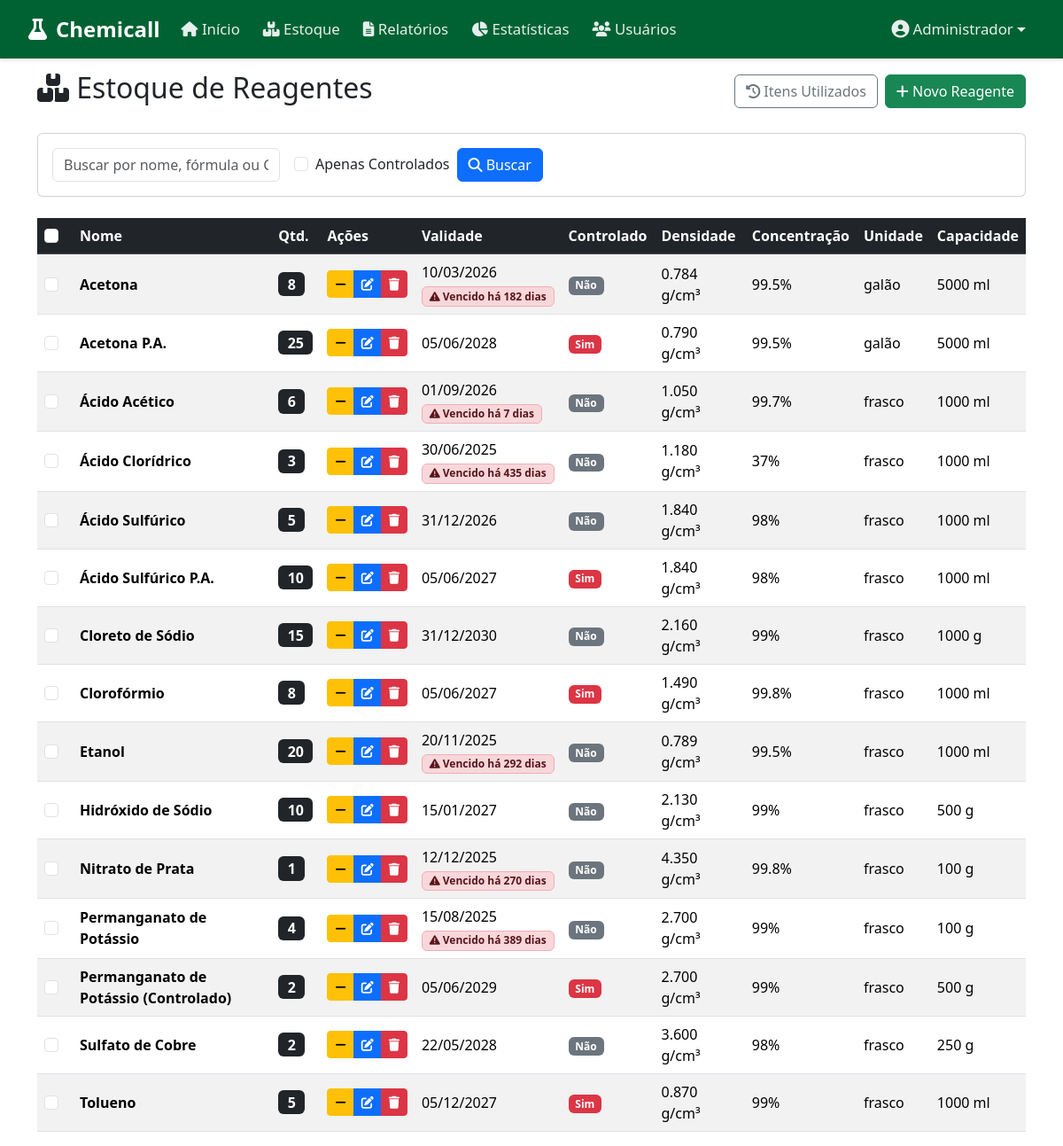
Page /src/telas/reagentes/index.php (signed in) on the committed database.
### tables this page shows
CREATE TABLE funcionario (
    cod_funcionario INT AUTO_INCREMENT PRIMARY KEY,
    senha VARCHAR(255) NOT NULL,
    nome VARCHAR(100) NOT NULL,
    matricula VARCHAR(50) NULL,
    email VARCHAR(255) NOT NULL UNIQUE,
    email_secundario VARCHAR(255) NULL,
    tipo VARCHAR(20) DEFAULT 'user',
    status VARCHAR(20) NOT NULL DEFAULT 'ativo',
    cargo VARCHAR(100) NULL,
    acesso_controlados TINYINT(1) NOT NULL DEFAULT 0
);

CREATE TABLE reagentes (
    id INT AUTO_INCREMENT PRIMARY KEY,
    nome VARCHAR(255) NOT NULL,
    formula_quimica VARCHAR(100) DEFAULT NULL,
    massa_molar DECIMAL(10, 2) DEFAULT NULL,
    concentracao VARCHAR(50) DEFAULT NULL,
    densidade DECIMAL(10, 3) DEFAULT NULL,
    validade DATE DEFAULT NULL,
    fabricante VARCHAR(100) DEFAULT NULL,
    condicao ENUM('aberto', 'fechado') DEFAULT 'fechado',
    numero_cas VARCHAR(50) DEFAULT NULL,
    numero_ncm VARCHAR(50) DEFAULT NULL,
    numero_nota_fiscal VARCHAR(100) DEFAULT NULL,
    quantidade INT NOT NULL DEFAULT 0,
    quantidade_original INT NOT NULL DEFAULT 0,
    unidade_medida VARCHAR(20) NOT NULL DEFAULT 'frasco',
    capacidade_medida DECIMAL(10, 2) DEFAULT NULL,
    unidade_capacidade VARCHAR(10) DEFAULT 'ml',
    controlado TINYINT(1) DEFAULT 0,
    ativo TINYINT(1) DEFAULT 1,
    created_at TIMESTAMP DEFAULT CURRENT_TIMESTAMP
);

### src/controllers/FuncionarioController.php (called while the page is built, shortened)
<?php
class FuncionarioController
{
    private PDO $conn;
    public function __construct(PDO $db)
    {
        $this->conn = $db;
    }
    public function buscarPorId($id)
    {
        try {
            $stmt = $this->conn->prepare('SELECT * FROM funcionario WHERE cod_funcionario = :id');
            $stmt->execute([':id' => (int) $id]);
            return $stmt->fetch();
        } catch (PDOException $e) {
            error_log('[Chemicall] Falha ao buscar usuário: ' . $e->getMessage());
            return false;
        }
    }
}

### src/controllers/AuthController.php (called while the page is built, shortened)
<?php
class AuthController
{
    public function isAdmin(): bool
    {
        return ($_SESSION['user_type'] ?? null) === 'admin';
    }
}

### src/controllers/ReagenteController.php (called while the page is built, shortened)
<?php
class ReagenteController
{
    private PDO $conn;
    public function __construct(PDO $db)
    {
        $this->conn = $db;
    }
    public static function situacaoValidade(?string $validade): array
    {
        $hoje = new DateTimeImmutable('today');
        $data = DateTimeImmutable::createFromFormat('!Y-m-d', $validade);
        $dias = (int) $hoje->diff($data)->format('%r%a');
        if ($dias < 0) {
            return [
                'estado' => 'vencido',
                'rotulo' => 'Vencido há ' . abs($dias) . ' dia' . (abs($dias) === 1 ? '' : 's'),
                'classe' => 'danger',
                'icone'  => 'fa-triangle-exclamation',
                'dias'   => $dias,
            ];
        }
        return ['estado' => 'valido', 'rotulo' => 'Dentro da validade', 'classe' => 'success', 'icone' => 'fa-circle-check', 'dias' => $dias];
    }
    public function podeAcessarControlados(): bool
    {
        $tipo = $_SESSION['user_type'] ?? null;
        if ($tipo === 'admin' || $tipo === 'gestor') {
            return true;
        }
    }
    public function listar(string $busca = '', bool $apenasControlados = false, bool $apenasUtilizados = false): array
    {
        try {
            $conditions = ['ativo = 1'];
            $params = [];
            $conditions[] = $apenasUtilizados ? 'quantidade = 0' : 'quantidade > 0';
            $sql = 'SELECT * FROM reagentes WHERE ' . implode(' AND ', $conditions)
                 . ' ORDER BY nome ASC, validade ASC';
            $stmt = $this->conn->prepare($sql);
            $stmt->execute($params);
            return $stmt->fetchAll();
        } catch (PDOException $e) {
            error_log('[Chemicall] Falha ao listar reagentes: ' . $e->getMessage());
            return [];
        }
    }
}

### src/config/bootstrap.php (called while the page is built, shortened)
<?php
function e($valor): string
{
    return htmlspecialchars((string) ($valor ?? ''), ENT_QUOTES | ENT_SUBSTITUTE, 'UTF-8');
}

### src/telas/reagentes/index.php (the view, shortened to what this page needs)
<?php
require_once __DIR__ . '/../../controllers/AuthController.php';
require_once __DIR__ . '/../../controllers/ReagenteController.php';
require_once __DIR__ . '/../../db/db_connection.php';
$auth = new AuthController($conn);
$auth->exigirLogin('../login/index.php');
$reagenteController = new ReagenteController($conn);
$busca = trim((string) ($_GET['busca'] ?? ''));
$apenasControlados = isset($_GET['controlado']) && $_GET['controlado'] == '1';
$reagentes = $reagenteController->listar($busca, $apenasControlados, false);
$isAdmin = $auth->isAdmin();
$isGestor = $auth->isGestor();
?>
<!DOCTYPE html>
<html lang="pt-br">
<head>
    <link href="https://cdn.jsdelivr.net/npm/bootstrap@5.3.3/dist/css/bootstrap.min.css" rel="stylesheet">
    <link rel="stylesheet" href="https://cdnjs.cloudflare.com/ajax/libs/font-awesome/6.5.2/css/all.min.css">
</head>
<body>
    <?php include '../../componentes/header.php'; ?>
    <div class="container mt-4">
        <div class="d-flex justify-content-between align-items-center mb-4">
            <h2><i class="fas fa-boxes"></i> Estoque de Reagentes</h2>
            <div class="d-flex gap-2">
                <a href="utilizados.php" class="btn btn-outline-secondary"><i class="fas fa-history"></i> Itens Utilizados</a>
                <?php if ($isAdmin || $isGestor): ?>
                <a href="form.php" class="btn btn-success"><i class="fas fa-plus"></i> Novo Reagente</a>
                <?php endif; ?>
            </div>
        </div>
        <div class="card mb-4">
            <div class="card-body">
                <form method="GET" class="d-flex gap-2 align-items-center flex-wrap">
                    <input type="text" name="busca" class="form-control w-auto" placeholder="Buscar por nome, fórmula ou CAS..." value="<?php echo htmlspecialchars($busca); ?>">
                    <div class="form-check ms-2">
                        <input class="form-check-input" type="checkbox" name="controlado" value="1" id="checkControlado" <?php echo $apenasControlados ? 'checked' : ''; ?> onchange="this.form.submit()">
                        <label class="form-check-label" for="checkControlado">
                            Apenas Controlados
                        </label>
                    </div>
                    <button type="submit" class="btn btn-primary"><i class="fas fa-search"></i> Buscar</button>
                </form>
            </div>
        </div>
        <form id="bulkForm" action="acoes_lote.php" method="POST">
            <div class="table-responsive">
                <table class="table table-striped table-hover align-middle">
                    <thead class="table-dark">
                        <tr>
                            <th style="width: 40px;"><input type="checkbox" id="selectAll" class="form-check-input"></th>
                            <th>Nome</th>
                            <th>Qtd.</th>
                            <th>Ações</th>
                            <th>Validade</th>
                            <th class="d-none d-md-table-cell">Controlado</th>
                            <th class="d-none d-lg-table-cell">Densidade</th>
                            <th class="d-none d-lg-table-cell">Concentração</th>
                            <th class="d-none d-xl-table-cell">Unidade</th>
                            <th class="d-none d-xl-table-cell">Capacidade</th>
                        </tr>
                    </thead>
                    <tbody>
                        <?php if (empty($reagentes)): ?>
                            <tr>
                                <td colspan="10" class="text-center">Nenhum reagente encontrado no estoque.</td>
                            </tr>
                        <?php else: ?>
                            <?php foreach ($reagentes as $r): ?>
                                <?php $val = ReagenteController::situacaoValidade($r['validade']); ?>
                                <?php $alertaValidade = in_array($val['estado'], ['vencido', 'vence_em_breve'], true); ?>
                                <tr class="clickable-row" data-reagente-id="<?php echo $r['id']; ?>" style="cursor: pointer;">
                                    <td>
                                        <input type="checkbox" class="form-check-input row-checkbox" name="ids[]" value="<?php echo $r['id']; ?>" data-nome="<?php echo htmlspecialchars($r['nome']); ?>" data-qtd="<?php echo $r['quantidade']; ?>" data-unidade="<?php echo htmlspecialchars($r['unidade_medida']); ?>" data-capacidade="<?php echo $r['capacidade_medida']; ?>" data-unicap="<?php echo htmlspecialchars($r['unidade_capacidade']); ?>">
                                    </td>
                                    <td>
                                        <strong><?php echo htmlspecialchars($r['nome']); ?></strong>
                                    </td>
                                    <td>
                                        <span class="badge bg-dark fs-6"><?php echo (float)$r['quantidade']; ?></span>
                                    </td>
                                    <td>
                                        <div class="btn-group" role="group">
                                             <button type="button" class="btn btn-sm btn-warning" data-bs-toggle="modal" data-bs-target="#modalRemove<?php echo $r['id']; ?>" title="Retirar do Estoque">
                                                 <i class="fas fa-minus"></i>
                                             </button>
                                             <?php if ($isAdmin || $isGestor): ?>
                                             <a href="form.php?id=<?php echo $r['id']; ?>" class="btn btn-sm btn-primary" title="Editar"><i class="fas fa-edit"></i></a>
                                             <button type="button" class="btn btn-sm btn-danger btn-excluir" data-id="<?php echo $r['id']; ?>" data-nome="<?php echo htmlspecialchars($r['nome']); ?>" title="Excluir"><i class="fas fa-trash"></i></button>
                                             <?php endif; ?>
                                        </div>
                                    </td>
                                    <td>
                                        <div><?php echo date('d/m/Y', strtotime($r['validade'])); ?></div>
                                        <?php if ($alertaValidade): ?>
                                            <span class="badge bg-<?php echo $val['classe']; ?>-subtle text-<?php echo $val['classe']; ?>-emphasis border border-<?php echo $val['classe']; ?>-subtle mt-1 d-none d-lg-inline-block">
                                                <i class="fas <?php echo $val['icone']; ?>"></i>
                                                <?php echo e($val['rotulo']); ?>
                                            </span>
                                        <?php endif; ?>
                                    </td>
                                    <td class="d-none d-md-table-cell">
                                        <?php if ($r['controlado']): ?>
                                            <span class="badge bg-danger">Sim</span>
                                        <?php else: ?>
                                            <span class="badge bg-secondary">Não</span>
                                        <?php endif; ?>
                                    </td>
                                    <td class="d-none d-lg-table-cell"><?php echo htmlspecialchars($r['densidade'] !== null ? $r['densidade'] . ' g/cm³' : '-'); ?></td>
                                    <td class="d-none d-lg-table-cell"><?php echo htmlspecialchars($r['concentracao'] ?? '-'); ?></td>
                                    <td class="d-none d-xl-table-cell"><?php echo htmlspecialchars($r['unidade_medida']); ?></td>
                                    <td class="d-none d-xl-table-cell"><?php echo htmlspecialchars($r['capacidade_medida'] !== null && $r['capacidade_medida'] > 0 ? ((float)$r['capacidade_medida']) . ' ' . $r['unidade_capacidade'] : '-'); ?></td>
                                </tr>
                            <?php endforeach; ?>
                        <?php endif; ?>
                    </tbody>
                </table>
            </div>
        </form>
    </div>
</body>
</html>

### src/componentes/header.php (shortened to what this page needs)
<?php
require_once __DIR__ . '/../db/db_connection.php';
require_once __DIR__ . '/../controllers/FuncionarioController.php';
$userType = $_SESSION['user_type'] ?? 'user';
$userId = (int) $_SESSION['user_id'];
$funcionarioCtrl = new FuncionarioController($conn);
$usuarioLogado = $funcionarioCtrl->buscarPorId($userId);
?>
<nav class="navbar navbar-expand-lg fixed-top">
    <div class="container-fluid">
        <a class="navbar-brand" href="../dashboard/index.php">
            <i class="fas fa-flask"></i> Chemicall
        </a>
        <div class="collapse navbar-collapse" id="navbarNav">
            <ul class="navbar-nav me-auto">
                <li class="nav-item">
                    <a class="nav-link" href="../dashboard/index.php">
                        <i class="fas fa-home"></i> Início
                    </a>
                </li>
                <li class="nav-item">
                    <a class="nav-link" href="../reagentes/index.php">
                        <i class="fas fa-boxes"></i> Estoque
                    </a>
                </li>
                <?php if ($userType === 'admin' || $userType === 'gestor'): ?>
                <li class="nav-item">
                    <a class="nav-link" href="../relatorio/relatorios.php">
                        <i class="fas fa-file-alt"></i> Relatórios
                    </a>
                </li>
                <li class="nav-item">
                    <a class="nav-link" href="../relatorio/estatisticas.php">
                        <i class="fas fa-chart-pie"></i> Estatísticas
                    </a>
                </li>
                <?php endif; ?>
                <?php if ($userType === 'admin'): ?>
                <li class="nav-item">
                    <a class="nav-link" href="../usuarios/index.php">
                        <i class="fas fa-users"></i> Usuários
                    </a>
                </li>
                <?php endif; ?>
            </ul>
            <div class="d-flex align-items-center">
                <div class="dropdown">
                    <a class="nav-link dropdown-toggle d-flex align-items-center text-white" href="#" role="button" data-bs-toggle="dropdown" aria-expanded="false" style="cursor: pointer; background: none; border: none; font-weight: 500; text-decoration: none;">
                        <i class="fas fa-user-circle me-1" style="font-size: 1.25rem;"></i>
                        <?php echo htmlspecialchars($usuarioLogado['nome'] ?? $_SESSION['user_name'] ?? 'Usuário'); ?>
                    </a>
                </div>
            </div>
        </div>
    </div>
</nav>

### src/componentes/header.php (style rules this page uses)
.navbar { background-color: #006233; padding: 10px 20px; box-shadow: 0 2px 4px rgba(0,0,0,0.1); }
.navbar-brand { color: white !important; font-weight: bold; font-size: 1.5rem; display: flex; align-items: center; gap: 10px; }
.navbar-nav .nav-link, .navbar .dropdown .dropdown-toggle { color: rgba(255,255,255,0.9) !important; font-size: 1.05rem; margin-right: 10px; transition: all 0.3s ease; }
.dropdown-toggle::after { vertical-align: middle; }

### rows in the picture
funcionario: nome "Administrador"
reagentes: nome "Acetona", quantidade "8", validade "10/03/2026", validade "Vencido há 182 dias", controlado "Não", densidade "0.784 g/cm³", concentracao "99.5%", unidade_medida "galão", capacidade_medida+unidade_capacidade "5000 ml"
reagentes: nome "Acetona P.A.", quantidade "25", validade "05/06/2028", controlado "Sim", densidade "0.790 g/cm³", concentracao "99.5%", unidade_medida "galão", capacidade_medida+unidade_capacidade "5000 ml"
reagentes: nome "Ácido Acético", quantidade "6", validade "01/09/2026", validade "Vencido há 7 dias", controlado "Não", densidade "1.050 g/cm³", concentracao "99.7%", unidade_medida "frasco", capacidade_medida+unidade_capacidade "1000 ml"
reagentes: nome "Ácido Clorídrico", quantidade "3", validade "30/06/2025", validade "Vencido há 435 dias", controlado "Não", densidade "1.180 g/cm³", concentracao "37%", unidade_medida "frasco", capacidade_medida+unidade_capacidade "1000 ml"
reagentes: nome "Ácido Sulfúrico", quantidade "5", validade "31/12/2026", controlado "Não", densidade "1.840 g/cm³", concentracao "98%", unidade_medida "frasco", capacidade_medida+unidade_capacidade "1000 ml"
reagentes: nome "Ácido Sulfúrico P.A.", quantidade "10", validade "05/06/2027", controlado "Sim", densidade "1.840 g/cm³", concentracao "98%", unidade_medida "frasco", capacidade_medida+unidade_capacidade "1000 ml"
reagentes: nome "Cloreto de Sódio", quantidade "15", validade "31/12/2030", controlado "Não", densidade "2.160 g/cm³", concentracao "99%", unidade_medida "frasco", capacidade_medida+unidade_capacidade "1000 g"
reagentes: nome "Clorofórmio", quantidade "8", validade "05/06/2027", controlado "Sim", densidade "1.490 g/cm³", concentracao "99.8%", unidade_medida "frasco", capacidade_medida+unidade_capacidade "1000 ml"
reagentes: nome "Etanol", quantidade "20", validade "20/11/2025", validade "Vencido há 292 dias", controlado "Não", densidade "0.789 g/cm³", concentracao "99.5%", unidade_medida "frasco", capacidade_medida+unidade_capacidade "1000 ml"
reagentes: nome "Hidróxido de Sódio", quantidade "10", validade "15/01/2027", controlado "Não", densidade "2.130 g/cm³", concentracao "99%", unidade_medida "frasco", capacidade_medida+unidade_capacidade "500 g"
reagentes: nome "Nitrato de Prata", quantidade "1", validade "12/12/2025", validade "Vencido há 270 dias", controlado "Não", densidade "4.350 g/cm³", concentracao "99.8%", unidade_medida "frasco", capacidade_medida+unidade_capacidade "100 g"
reagentes: nome "Permanganato de Potássio", quantidade "4", validade "15/08/2025", validade "Vencido há 389 dias", controlado "Não", densidade "2.700 g/cm³", concentracao "99%", unidade_medida "frasco", capacidade_medida+unidade_capacidade "100 g"
reagentes: nome "Permanganato de Potássio (Controlado)", quantidade "2", validade "05/06/2029", controlado "Sim", densidade "2.700 g/cm³", concentracao "99%", unidade_medida "frasco", capacidade_medida+unidade_capacidade "500 g"
reagentes: nome "Sulfato de Cobre", quantidade "2", validade "22/05/2028", controlado "Não", densidade "3.600 g/cm³", concentracao "98%", unidade_medida "frasco", capacidade_medida+unidade_capacidade "250 g"
reagentes: nome "Tolueno", quantidade "5", validade "05/12/2027", controlado "Sim", densidade "0.870 g/cm³", concentracao "99%", unidade_medida "frasco", capacidade_medida+unidade_capacidade "1000 ml"
